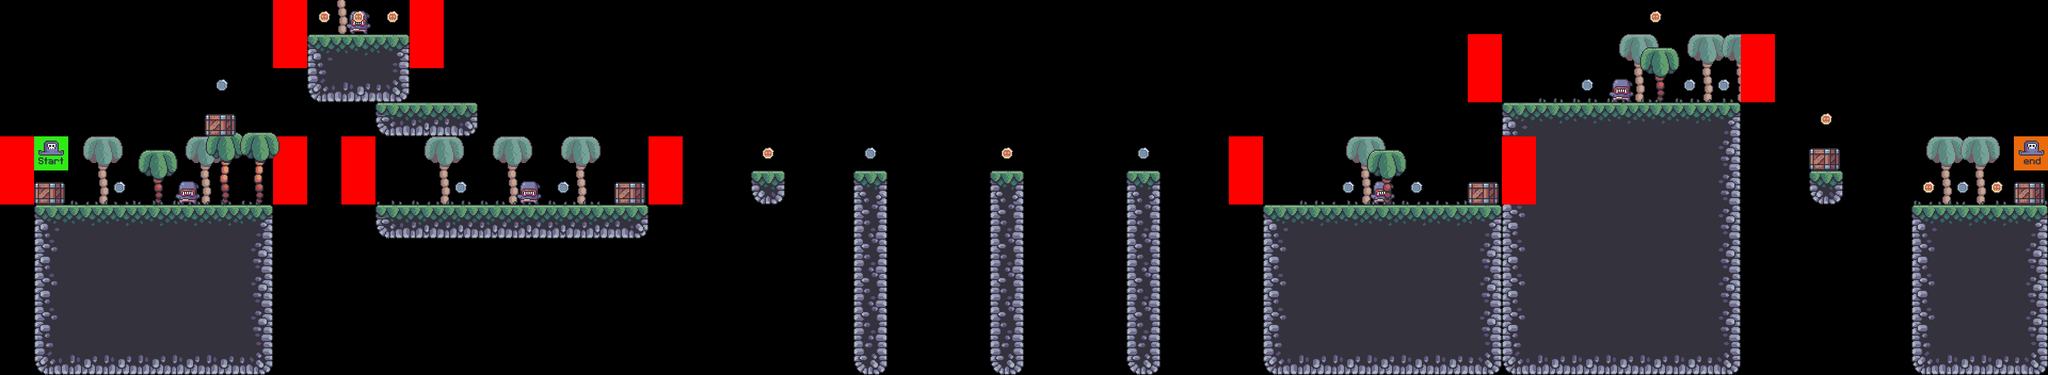

A 2D game scene composited from a Tiled map and its tileset images. What follows is a short description and the map's XML, with each tile layer's data collapsed to a summary:
An orthogonal 60x11 tile map with 64x64 px tiles, 9 tile layers (bg_palms, terrain, grass, enemies, ...), 7 tilesets.

<map version="1.10" tiledversion="1.10.0" orientation="orthogonal" renderorder="right-down" width="60" height="11" tilewidth="64" tileheight="64" infinite="0" nextlayerid="10" nextobjectid="1">
 <editorsettings>
  <export target="../0/level_0..csv" format="csv" />
 </editorsettings>
 <tileset firstgid="1" source="../tilesets/terrain_tiles.tsx" />
 <tileset firstgid="17" source="../tilesets/coin_tiles.tsx" />
 <tileset firstgid="19" source="../tilesets/grass_tiles.tsx" />
 <tileset firstgid="24" source="../tilesets/crates.tsx" />
 <tileset firstgid="25" source="../tilesets/enemy_tiles.tsx" />
 <tileset firstgid="27" source="../tilesets/palms.tsx" />
 <tileset firstgid="30" source="../tilesets/player_tiles.tsx" />
 <layer id="5" name="bg_palms" width="60" height="11">
  <data>[660 cells, 12 non-empty, 1 distinct tile ids]</data>
 </layer>
 <layer id="1" name="terrain" width="60" height="11">
  <data>[660 cells, 183 non-empty, 16 distinct tile ids]</data>
 </layer>
 <layer id="3" name="grass" width="60" height="11">
  <data>[660 cells, 30 non-empty, 5 distinct tile ids]</data>
 </layer>
 <layer id="8" name="enemies" width="60" height="11">
  <data>[660 cells, 5 non-empty, 1 distinct tile ids]</data>
 </layer>
 <layer id="9" name="constrains" width="60" height="11">
  <data>[660 cells, 20 non-empty, 1 distinct tile ids]</data>
 </layer>
 <layer id="4" name="fg_palms" width="60" height="11">
  <data>[660 cells, 5 non-empty, 2 distinct tile ids]</data>
 </layer>
 <layer id="6" name="crates" width="60" height="11">
  <data>[660 cells, 6 non-empty, 1 distinct tile ids]</data>
 </layer>
 <layer id="2" name="coins" width="60" height="11">
  <data>[660 cells, 21 non-empty, 2 distinct tile ids]</data>
 </layer>
 <layer id="7" name="player" width="60" height="11">
  <data>[660 cells, 2 non-empty, 2 distinct tile ids]</data>
 </layer>
</map>
